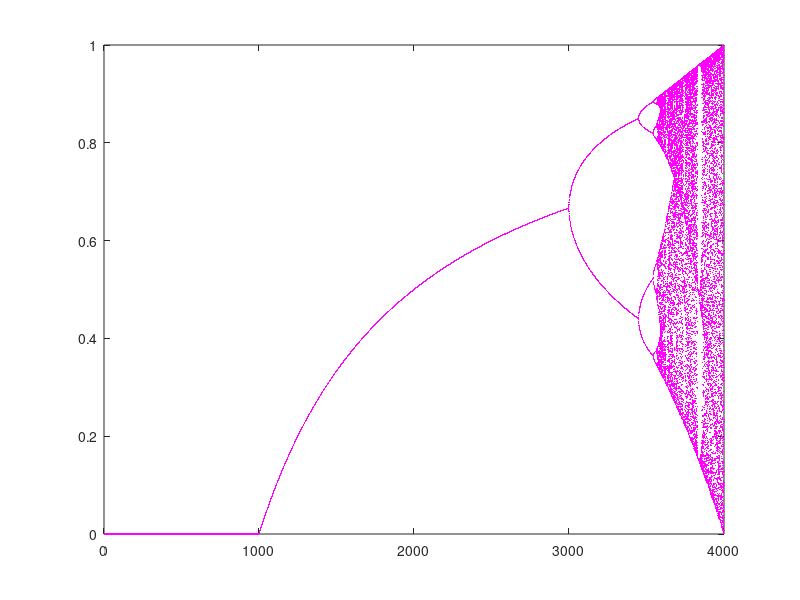

The MATLAB source for this figure:
clear



for h = 1:4000

    x = 0;

    y = rand(1);
    
    for t = 1:1000
        
        y = ((h / 1000)* y * (1-y)) ; %((h*y)*(1-y));
        
        if t > 960
            
           x = x + 1; 
            
           v(h,x) = y;
           
        end 
    end
end

plot(v, 'm.','MarkerSize',0.01)